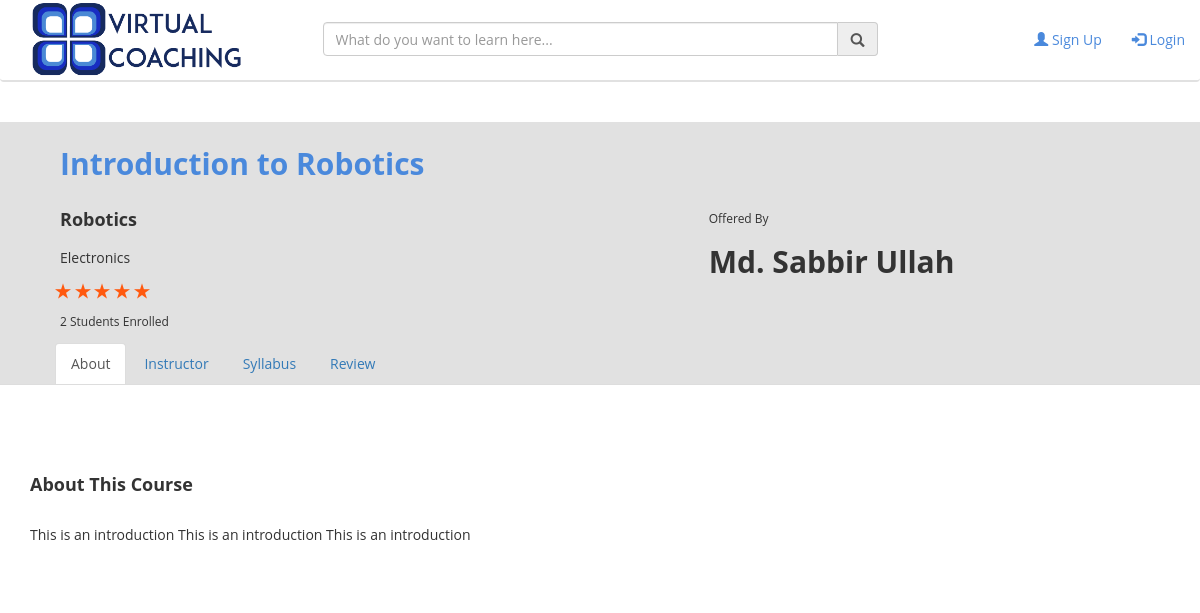
/course_details.php?courseid=13, run on the app's committed database.
### tables this page shows
CREATE TABLE `course` (
  `CourseID` int(11) NOT NULL,
  `ChannelID` int(11) DEFAULT NULL,
  `Subject` varchar(100) DEFAULT NULL,
  `Topic` varchar(100) DEFAULT NULL,
  `CourseTitle` varchar(100) DEFAULT NULL,
  `Image` varchar(100) DEFAULT NULL,
  `Date` date DEFAULT NULL,
  `About` text
);

CREATE TABLE `users` (
  `Email` varchar(100) NOT NULL,
  `Name` varchar(100) DEFAULT NULL,
  `Image` varchar(100) DEFAULT 'user.jpg',
  `Password` varchar(100) DEFAULT NULL,
  `DOB` date NOT NULL,
  `Phone` varchar(30) NOT NULL,
  `Address` varchar(255) NOT NULL,
  `Bio` text NOT NULL,
  `Position` varchar(255) NOT NULL,
  `Organization` varchar(255) NOT NULL
);

### course_details.php (the view, shortened to what this page needs)
<?php include "headers/header.php";
if(isset($_GET["courseid"])) {
	$courseid = $_GET["courseid"];
	$qry = "select * from course where CourseID='$courseid'";
	$res = $db_connect->query($qry) or die('bad query');
	$row = $res->fetch_assoc();
	$channelid = $row["ChannelID"];
	$subject = $row["Subject"];
	$topic = $row["Topic"];
	$title = $row["CourseTitle"];
	$about = $row["About"];
	$qry1 = "SELECT avg(review.Rating) from review WHERE review.CourseID='$courseid'";
	$res1 = $db_connect->query($qry1) or die('bad query2');
	$row1 = $res1->fetch_assoc();
	$rating = $row1["avg(review.Rating)"];
	$fullstar = floor($rating+0.5);
	$qry = "select * from users,channel where channel.Email=users.Email && channel.ChannelID='$channelid'";
	$res = $db_connect->query($qry) or die('bad query');
	$row = $res->fetch_assoc();
	$ownername = $row["Name"];
	$qry = "select * from enroll where CourseID='$courseid'";
	$res = $db_connect->query($qry) or die('bad query');
	$totalenrolled = mysqli_num_rows($res);
}
?>
<div class="row"style="background-color:#e1e1e1; margin-right:0px;">
	<div class="col-md-7" style="padding-left:70px;">
		<h2 style="display:inline-block; color:#4a89dc; font-weight:bold; padding:5px;" id="coursetitle"><?php echo $title; ?></h2>
		<h4 style="padding:5px; font-weight:bold;" id="coursesubject"><?php echo $subject; ?></h4>
		<h5 style="padding:5px;" id="coursetopic"><?php echo $topic; ?></h5>
		<?php for($i=0; $i<$fullstar; $i++) { ?>
		<img src="images/starfull.png">
		<?php } ?>
		<h6 style="padding:5px;"><?php echo $totalenrolled; ?> Students Enrolled</h6>
	</div>
	<div class="col-md-5" style="padding-top: 80px;">
		<h6>Offered By</h6>
		<h2 style="font-weight:bold;"><?php echo $ownername; ?></h2>
	</div>
</div>
<ul class="nav nav-tabs" style="padding-left:55px; position:sticky; z-index: +999; top:80px; overflow: hidden; background-color:#e1e1e1;">
	<li id="li-about" class="active" onclick="about()"><a href="#">About</a></li>
	<li id="li-instructor" onclick="instructor()"><a href="#">Instructor</a></li>
	<li id="li-syllabus" onclick="syllabus()"><a href="#">Syllabus</a></li>
	<li id="li-review" onclick="review()"><a href="#">Review</a></li>
</ul>
<div id="aboutpage" class="container"><br><br>
	<div class="row">
		<div class="col-md-12">
			<br><br><h4 style="font-weight:bold;">About This Course</h4><br>
			<div id="courseabout"><?php echo $about; ?></div>
			<br><br>
		</div>
	</div>
</div>
<?php include "headers/footer.php"; ?>

### data on the page
course: CourseTitle "Introduction to Robotics", Subject "Robotics", Topic "Electronics", About "This is an introduction This is an introduction This is an introduction"
users: Name "Md. Sabbir Ullah"

### other printed values
$totalenrolled "2"
